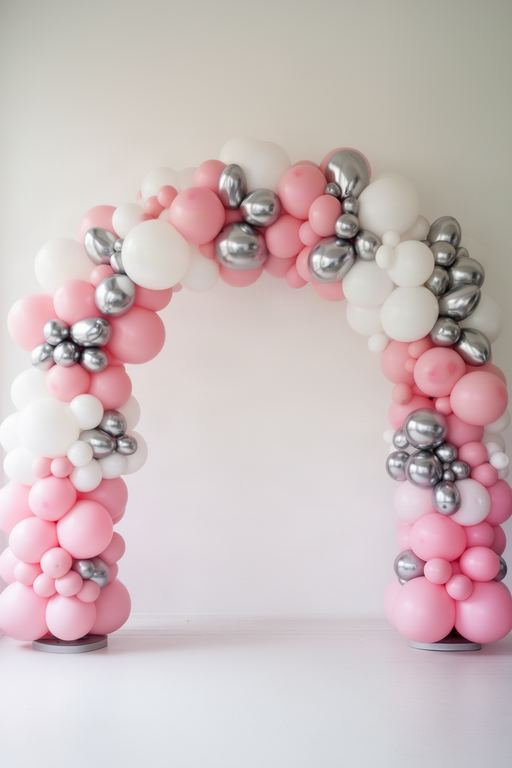
#> input picture informes/bench/img/ejemplo-01-etapa1.jpg, 512 x 768 px, given in place of captura-3d.jpg, which was not available
$ python render-fiel-medir.py ../../../informes/bench/img/ejemplo-01-etapa1.jpg ../../../informes/bench/img/ejemplo-02-etapa1.jpg ../../../informes/bench/img/ejemplo-02-etapa1.jpg
#> lines starting #> are read from the running program, lines starting #| are printed output that depends on the picture; after the words box and inside, x2 and y2 are one past the last pixel; in counts of white or black regions, pixels touching at a corner belong together; pictures that were not available may be replaced by others from this repository, and a replacement may not be noted
"""
Medidas del experimento «render fiel» (sin coste, sin red): compara cada foto de FLUX con la captura del taller 3D.

- IoU de la silueta de los globos: máscara por segmentación simple (los globos de la escena son de colores
  saturados; paredes, piso y sombras no), limpiada con apertura/cierre y sin manchas pequeñas.
- Conteo de objetos grandes: componentes conexas de la máscara (≥ 0,5 % de la imagen) en la captura y en la foto,
  y cuántos de la foto no tocan nada de la captura («añadidos», lo inventado).
- Diferencia de color por pieza: ΔE76 medio (CIELAB) entre la captura y la foto dentro de cada objeto grande de la
  captura, solo donde ambas máscaras dicen «globo».
- Hoja comparativa: la captura y cada variante con sus números, y las máscaras.

Uso: python scripts/exp/render-fiel-medir.py <carpeta>
     python scripts/exp/render-fiel-medir.py --canny <entrada.png> <salida.png>   (control de la variante d)
"""
import json
import sys
from pathlib import Path

import cv2
import numpy as np
from PIL import Image, ImageDraw, ImageFont

ANCHO, ALTO = 1536, 1024
MIN_OBJETO = 0.005


# [4 lines left out: function canny, not called in this run]


def leer(ruta: Path) -> np.ndarray:
    return cv2.resize(cv2.imread(str(ruta)), (ANCHO, ALTO), interpolation=cv2.INTER_AREA)


def mascara(bgr: np.ndarray) -> np.ndarray:
    hsv = cv2.cvtColor(bgr, cv2.COLOR_BGR2HSV)
    m = ((hsv[..., 1] > 72) & (hsv[..., 2] > 35)).astype(np.uint8)
    m = cv2.morphologyEx(m, cv2.MORPH_OPEN, np.ones((5, 5), np.uint8))
    m = cv2.morphologyEx(m, cv2.MORPH_CLOSE, np.ones((11, 11), np.uint8))
    n, etiquetas, stats, _ = cv2.connectedComponentsWithStats(m, 8)
    limpia = np.zeros_like(m)
    for i in range(1, n):
        if stats[i, cv2.CC_STAT_AREA] >= 0.0015 * ANCHO * ALTO:
            limpia[etiquetas == i] = 1
    return limpia


# [40 lines left out: functions paleta, mascara_foto, not called in this run]


def objetos(m: np.ndarray) -> list[np.ndarray]:
    unida = cv2.morphologyEx(m, cv2.MORPH_CLOSE, np.ones((21, 21), np.uint8))
    n, etiquetas, stats, _ = cv2.connectedComponentsWithStats(unida, 8)
    return [(etiquetas == i) & (m > 0) for i in range(1, n) if stats[i, cv2.CC_STAT_AREA] >= MIN_OBJETO * ANCHO * ALTO]


# [18 lines left out: function medir, not called in this run]


def hoja(carpeta: Path, ref: np.ndarray, m_ref: np.ndarray, filas: list[tuple[str, str, list[tuple[str, np.ndarray, dict]]]], costos: dict) -> None:
    tw, th, pie = 480, 320, 56
    columnas = 3
    lienzo = Image.new("RGB", (tw * columnas, (th + pie) * (len(filas) + 1) + 40), "white")
    dibujo = ImageDraw.Draw(lienzo)
    try:
        letra = ImageFont.truetype("arial.ttf", 15)
        titulo = ImageFont.truetype("arialbd.ttf", 18)
    except OSError:
        letra = titulo = ImageFont.load_default()
    dibujo.text((10, 10), "Render fiel — captura del taller 3D contra cada variante (2 semillas). IoU de silueta · objetos grandes (+añadidos) · ΔE medio por pieza", fill="black", font=titulo)

    def poner(img_bgr: np.ndarray, x: int, y: int, texto: str, m: np.ndarray | None = None) -> None:
        rgb = cv2.cvtColor(cv2.resize(img_bgr, (tw, th), interpolation=cv2.INTER_AREA), cv2.COLOR_BGR2RGB)
        if m is not None:
            borde = cv2.resize(m, (tw, th), interpolation=cv2.INTER_NEAREST)
            contorno = borde - cv2.erode(borde, np.ones((3, 3), np.uint8))
            rgb[contorno > 0] = (255, 0, 255)
        lienzo.paste(Image.fromarray(rgb), (x, y))
        dibujo.text((x + 6, y + th + 4), texto, fill="black", font=letra)

    y = 40
    poner(ref, 0, y, "Captura 3D (referencia)")
    poner(ref, tw, y, f"Silueta de referencia ({len(objetos(m_ref))} objetos grandes)", m_ref)
    y += th + pie
    for vid, nombre, fotos in filas:
        dibujo.text((10, y - 2), "", fill="black")
        for i, (semilla, foto, r) in enumerate(fotos[:columnas]):
            poner(foto, i * tw, y, f"{vid}) {nombre[:46]} · {semilla}\nIoU {r['iou']:.3f} · objetos {r['objetos']} (+{r['anadidos']}) · ΔE {r['deltaE']} · US${costos.get(vid, 0):.3f}", r["mascara"])
        y += th + pie
    lienzo.save(carpeta / "hoja-comparativa.png")


NOMBRES = {
    "a": "FLUX.2 /edit (línea base)",
    "b": "FLUX.1 dev i2i strength 0,35",
    "c": "FLUX.1 dev i2i strength 0,55",
    "d": "FLUX.1 dev + ControlNet canny+depth, str. 0,7",
    "e": "FLUX.1 dev + ControlNet canny+depth, str. 0,9",
}


def main(carpeta: Path) -> None:
    ref = leer(carpeta / "captura-3d.jpg")
    m_ref = mascara(ref)
#> in mascara, `hsv = cv2.cvtColor(bgr, cv2.COLOR_BGR2HSV)`: hsv: shape (1024, 1536, 3); mean H, S, V 86, 26.9, 205.5
#> in mascara, `m = ((hsv[..., 1] > 72) & (hsv[..., 2] > 35)).astype(np.uint8)`:
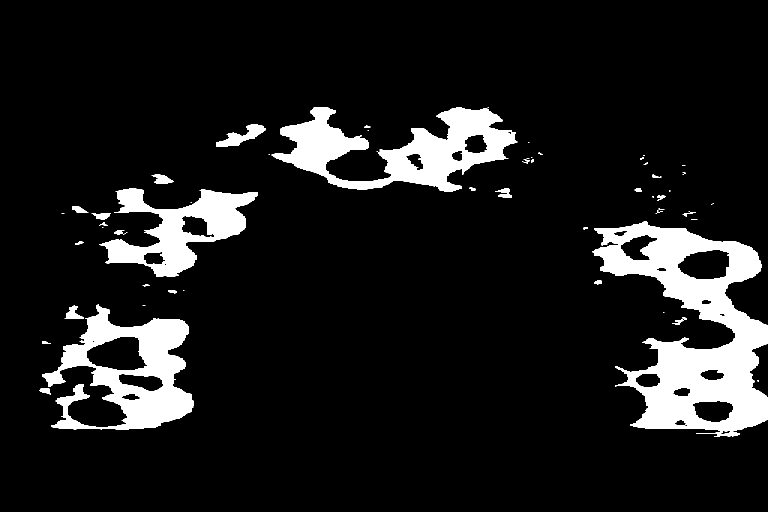
#> m: shape (1024, 1536) (shown at 1/2 size); values 0 (black) and 1 (white), 10.5% white; 60 white regions (30 under 20 px), largest, box (x1, y1, x2, y2) and area: (1185, 442, 1536, 873) 68265, (543, 214, 1035, 383) 35847, (84, 609, 387, 859) 32934
#> in mascara, `m = cv2.morphologyEx(m, cv2.MORPH_OPEN, np.ones((5, 5), np.uint8))`: m: shape (1024, 1536); values 0 (black) and 1 (white), 10.4% white; 21 white regions, largest, box (x1, y1, x2, y2) and area: (1188, 443, 1536, 863) 67587, (546, 214, 1032, 383) 35550, (84, 612, 387, 859) 30240
#> in mascara, `m = cv2.morphologyEx(m, cv2.MORPH_CLOSE, np.ones((11, 11), np.uint8))`: m: shape (1024, 1536); values 0 (black) and 1 (white), 10.6% white; 17 white regions, largest, box (x1, y1, x2, y2) and area: (1188, 443, 1536, 873) 69495, (546, 214, 1032, 383) 35967, (81, 612, 387, 859) 30984
#> in mascara, `n, etiquetas, stats, _ = cv2.connectedComponentsWithStats(m, 8)`:
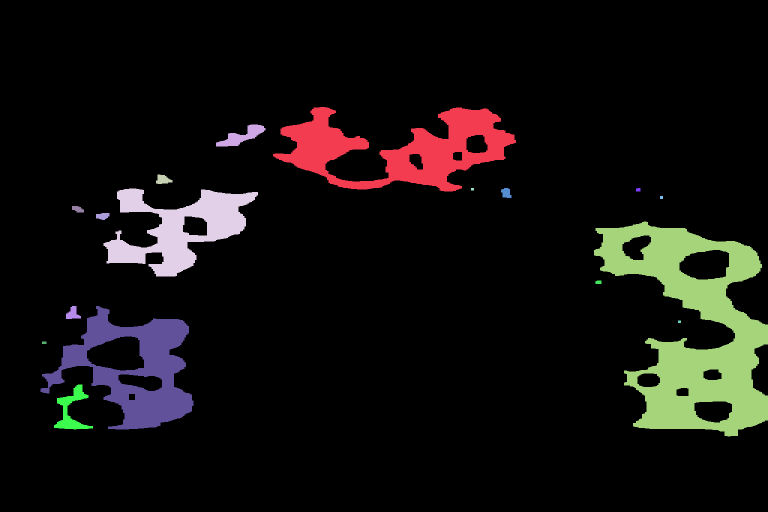
#> etiquetas: shape (1024, 1536) int32 (shown at 1/2 size); 18 distinct labels, from 0 to 17; one colour per label, 0 black
#> in mascara, `n, etiquetas, stats, _ = cv2.connectedComponentsWithStats(m, 8)`: n = 18; stats = 18 rows, first 6: [0, 0, 1536, 1024, 1406655], [546, 214, 486, 169, 35967], [432, 249, 99, 44, 1821], [312, 349, 33, 19, 426], [207, 377, 309, 176, 23457], [942, 376, 6, 5, 30]
#> after the loop in mascara, `for i in range(1, n):`:
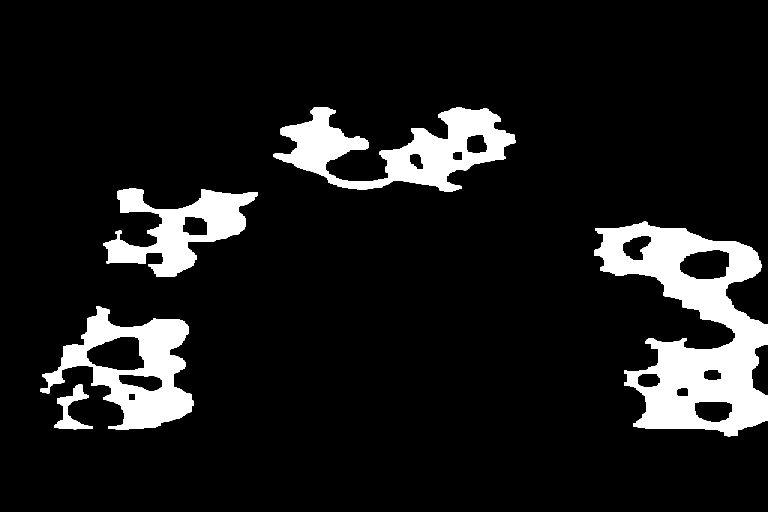
#> limpia: shape (1024, 1536) (shown at 1/2 size); values 0 (black) and 1 (white), 10.3% white; 5 white regions, box (x1, y1, x2, y2) and area: (1188, 443, 1536, 873) 69495, (546, 214, 1032, 383) 35967, (81, 612, 387, 859) 30984, (207, 377, 516, 553) 23457, (108, 769, 186, 859) 2469
    obj_ref = objetos(m_ref)
#> in objetos, `unida = cv2.morphologyEx(m, cv2.MORPH_CLOSE, np.ones((21, 21), np.uint..`: unida: shape (1024, 1536); values 0 (black) and 1 (white), 10.8% white; 4 white regions, box (x1, y1, x2, y2) and area: (1188, 443, 1536, 873) 72219, (546, 214, 1032, 383) 38106, (81, 612, 387, 859) 35751, (207, 377, 516, 553) 24309
#> in objetos, `n, etiquetas, stats, _ = cv2.connectedComponentsWithStats(unida, 8)`:
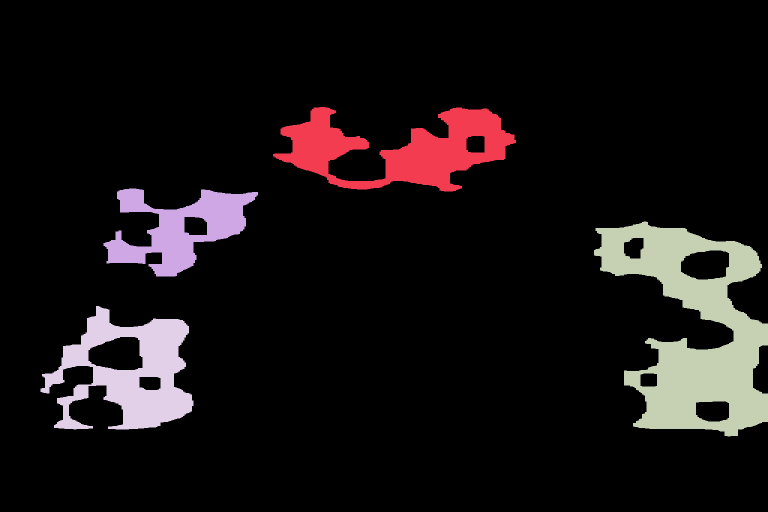
#> etiquetas: shape (1024, 1536) int32 (shown at 1/2 size); 5 distinct labels, from 0 to 4; one colour per label, 0 black
#> in objetos, `n, etiquetas, stats, _ = cv2.connectedComponentsWithStats(unida, 8)`: n = 5; stats = [[0, 0, 1536, 1024, 1402479], [546, 214, 486, 169, 38106], [207, 377, 309, 176, 24309], [1188, 443, 348, 430, 72219], [81, 612, 306, 247, 35751]]
#> obj_ref = 4 items
    gasto = json.loads((carpeta / "gasto.json").read_text(encoding="utf-8")) if (carpeta / "gasto.json").exists() else {"llamadas": []}
    costos = {ll["variante"]: ll["costo"] for ll in gasto["llamadas"]}
    salida = {"referencia": {"objetos": len(obj_ref)}, "variantes": {}}
    filas = []
    for vid in "abcde":
        fotos = []
        for ruta in sorted(carpeta.glob(f"{vid}-s*.png")):
            foto = leer(ruta)
            r = medir(ref, m_ref, obj_ref, foto)
            fotos.append((ruta.stem.split("-")[1], foto, r))
            salida["variantes"].setdefault(vid, {"nombre": NOMBRES.get(vid, vid), "costo": costos.get(vid), "semillas": {}})["semillas"][ruta.stem] = {k: v for k, v in r.items() if k != "mascara"}
        if fotos:
            v = salida["variantes"][vid]
            s = list(v["semillas"].values())
            v["media"] = {"iou": round(float(np.mean([x["iou"] for x in s])), 3), "objetos": float(np.mean([x["objetos"] for x in s])), "anadidos": float(np.mean([x["anadidos"] for x in s])), "deltaE": round(float(np.mean([x["deltaE"] for x in s])), 1)}
            filas.append((vid, NOMBRES.get(vid, vid), fotos))
    (carpeta / "medidas.json").write_text(json.dumps(salida, indent=2, ensure_ascii=False), encoding="utf-8")
    hoja(carpeta, ref, m_ref, filas, costos)
#> in hoja, `lienzo = Image.new("RGB", (tw * columnas, (th + pie) * (len(filas) + 1..`: lienzo: PIL image 1440x416 RGB; every value is 255
#> call 2 of poner, with x = 480, y = 40
#> in poner (call 2), `borde = cv2.resize(m, (tw, th), interpolation=cv2.INTER_NEAREST)`: borde: shape (320, 480); values 0 (black) and 1 (white), 10.3% white; 5 white regions, box (x1, y1, x2, y2) and area: (372, 139, 480, 273) 6787, (171, 67, 323, 120) 3505, (26, 192, 121, 269) 3021, (65, 118, 162, 173) 2290, (34, 241, 59, 269) 251
#> in poner (call 2), `contorno = borde - cv2.erode(borde, np.ones((3, 3), np.uint8))`: contorno: shape (320, 480); values 0 (black) and 1 (white), 2.1% white in thin lines or dots, all inside (x1, y1, x2, y2) = (26, 67, 480, 273)
#> in poner (call 2), `rgb[contorno > 0] = (255, 0, 255)`:
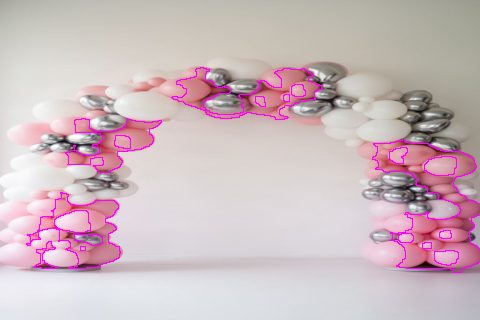
#> rgb: shape (320, 480, 3); mean R, G, B 205.9, 185.9, 191.9
#> in poner (call 2), `lienzo.paste(Image.fromarray(rgb), (x, y))`:
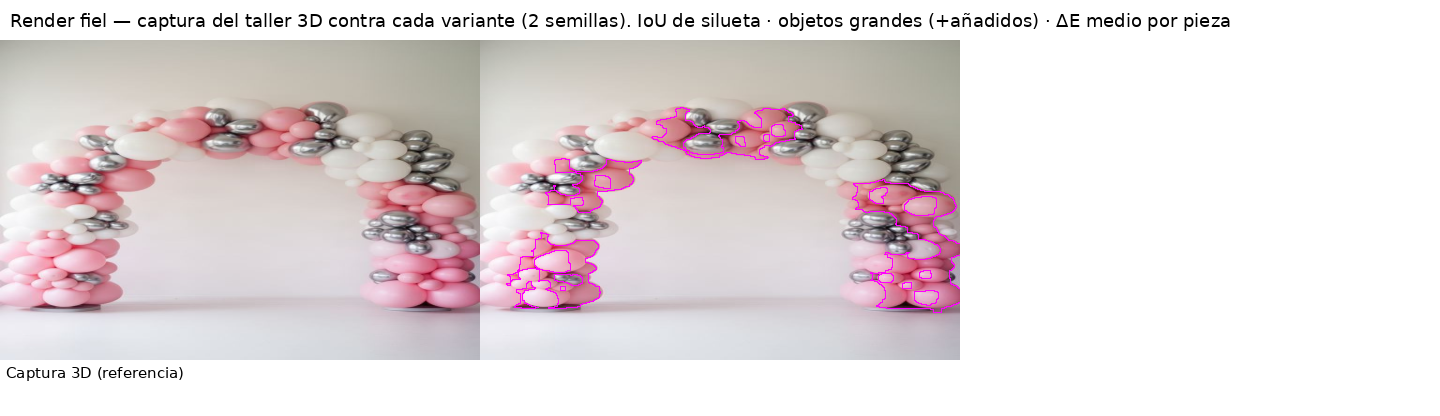
#> lienzo: PIL image 1440x416 RGB; mean R, G, B 227.3, 218.1, 219.8
#> after the loop in hoja, `for vid, nombre, fotos in filas:`: y = 416
#> in hoja, `lienzo.save(carpeta / "hoja-comparativa.png")`:
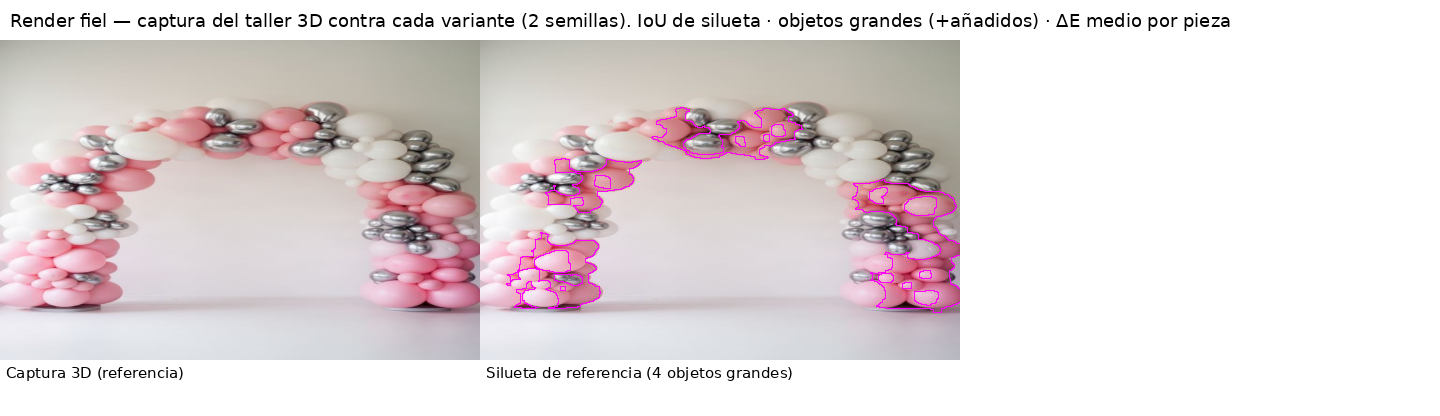
#> saved as hoja-comparativa.png: PIL image 1440x416 RGB; mean R, G, B 226.9, 217.7, 219.4
    print(f"referencia: {len(obj_ref)} objetos grandes")
#| referencia: 4 objetos grandes
    for vid, v in salida["variantes"].items():
        print(vid, v["nombre"], v["media"], "US$", v["costo"])
#> this loop made 0 passes


if __name__ == "__main__":
    if len(sys.argv) == 4 and sys.argv[1] == "--canny":
        canny(sys.argv[2], sys.argv[3])
    else:
        main(Path(sys.argv[1] if len(sys.argv) > 1 else "C:/Users/davidt/Downloads/pictures-workspace/render-fiel"))
